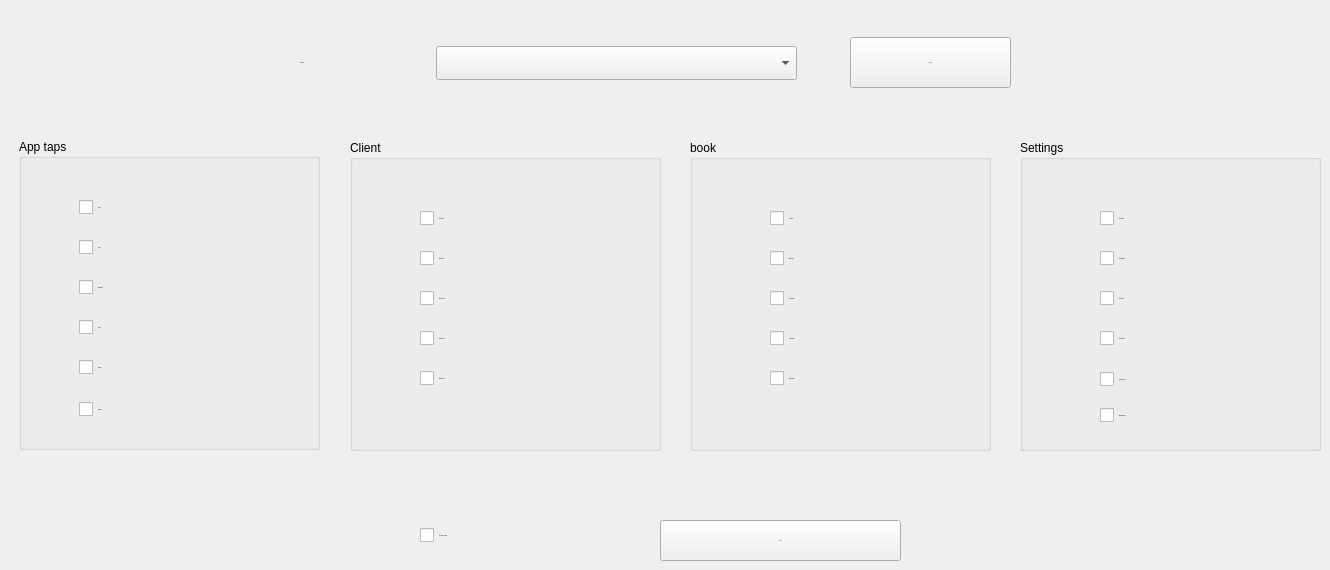
      <widget class="QWidget" name="permissions_settings_stacked_page">
       <widget class="QLabel" name="label_39">
        <property name="geometry">
         <rect>
          <x>300</x>
          <y>53</y>
          <width>71</width>
          <height>20</height>
         </rect>
        </property>
        <property name="font">
         <font>
          <pointsize>-1</pointsize>
         </font>
        </property>
        <property name="text">
         <string>Employee</string>
        </property>
       </widget>
       <widget class="QComboBox" name="settingspermsemp_combo">
        <property name="geometry">
         <rect>
          <x>436</x>
          <y>46</y>
          <width>361</width>
          <height>34</height>
         </rect>
        </property>
        <property name="font">
         <font>
          <pointsize>-1</pointsize>
         </font>
        </property>
        <property name="cursor">
         <cursorShape>PointingHandCursor</cursorShape>
        </property>
       </widget>
       <widget class="QPushButton" name="settingsparmscheck_btn">
        <property name="geometry">
         <rect>
          <x>850</x>
          <y>37</y>
          <width>161</width>
          <height>51</height>
         </rect>
        </property>
        <property name="font">
         <font>
          <pointsize>-1</pointsize>
         </font>
        </property>
        <property name="cursor">
         <cursorShape>PointingHandCursor</cursorShape>
        </property>
        <property name="text">
         <string>Check</string>
        </property>
       </widget>
       <widget class="QPushButton" name="settingsparmsapply_btn">
        <property name="geometry">
         <rect>
          <x>660</x>
          <y>520</y>
          <width>241</width>
          <height>41</height>
         </rect>
        </property>
        <property name="font">
         <font>
          <pointsize>-1</pointsize>
         </font>
        </property>
        <property name="cursor">
         <cursorShape>PointingHandCursor</cursorShape>
        </property>
        <property name="text">
         <string>Apply</string>
        </property>
       </widget>
       <widget class="QGroupBox" name="groupBox">
        <property name="geometry">
         <rect>
          <x>350</x>
          <y>140</y>
          <width>311</width>
          <height>311</height>
         </rect>
        </property>
        <property name="title">
         <string>Client</string>
        </property>
        <widget class="QCheckBox" name="settingsparmsaclient_check">
         <property name="geometry">
          <rect>
           <x>70</x>
           <y>70</y>
           <width>121</width>
           <height>17</height>
          </rect>
         </property>
         <property name="font">
          <font>
           <pointsize>-1</pointsize>
          </font>
         </property>
         <property name="cursor">
          <cursorShape>PointingHandCursor</cursorShape>
         </property>
         <property name="text">
          <string>Add Client</string>
         </property>
        </widget>
        <widget class="QCheckBox" name="settingsparmsdclient_check">
         <property name="geometry">
          <rect>
           <x>70</x>
           <y>150</y>
           <width>141</width>
           <height>17</height>
          </rect>
         </property>
         <property name="font">
          <font>
           <pointsize>-1</pointsize>
          </font>
         </property>
         <property name="cursor">
          <cursorShape>PointingHandCursor</cursorShape>
         </property>
         <property name="text">
          <string>Delete CLient</string>
         </property>
        </widget>
        <widget class="QCheckBox" name="settingsparmseclient_check">
         <property name="geometry">
          <rect>
           <x>70</x>
           <y>110</y>
           <width>141</width>
           <height>17</height>
          </rect>
         </property>
         <property name="font">
          <font>
           <pointsize>-1</pointsize>
          </font>
         </property>
         <property name="cursor">
          <cursorShape>PointingHandCursor</cursorShape>
         </property>
         <property name="text">
          <string>Edite Client</string>
         </property>
        </widget>
        <widget class="QCheckBox" name="settingsparmsdclient_check_2">
         <property name="geometry">
          <rect>
           <x>70</x>
           <y>190</y>
           <width>141</width>
           <height>17</height>
          </rect>
         </property>
         <property name="font">
          <font>
           <pointsize>-1</pointsize>
          </font>
         </property>
         <property name="cursor">
          <cursorShape>PointingHandCursor</cursorShape>
         </property>
         <property name="text">
          <string>Import Client</string>
         </property>
        </widget>
        <widget class="QCheckBox" name="settingsparmsdclient_check_3">
         <property name="geometry">
          <rect>
           <x>70</x>
           <y>230</y>
           <width>151</width>
           <height>17</height>
          </rect>
         </property>
         <property name="font">
          <font>
           <pointsize>-1</pointsize>
          </font>
         </property>
         <property name="cursor">
          <cursorShape>PointingHandCursor</cursorShape>
         </property>
         <property name="text">
          <string>Export Client</string>
         </property>
        </widget>
       </widget>
       <widget class="QGroupBox" name="groupBox_2">
        <property name="geometry">
         <rect>
          <x>690</x>
          <y>140</y>
          <width>301</width>
          <height>311</height>
         </rect>
        </property>
        <property name="title">
         <string>book</string>
        </property>
        <widget class="QCheckBox" name="settingsparmsdbook_check">
         <property name="geometry">
          <rect>
           <x>80</x>
           <y>150</y>
           <width>121</width>
           <height>17</height>
          </rect>
         </property>
         <property name="font">
          <font>
           <pointsize>-1</pointsize>
          </font>
         </property>
         <property name="cursor">
          <cursorShape>PointingHandCursor</cursorShape>
         </property>
         <property name="text">
          <string>Delete Book</string>
         </property>
        </widget>
        <widget class="QCheckBox" name="settingsparmsebook_check">
         <property name="geometry">
          <rect>
           <x>80</x>
           <y>110</y>
           <width>111</width>
           <height>17</height>
          </rect>
         </property>
         <property name="font">
          <font>
           <pointsize>-1</pointsize>
          </font>
         </property>
         <property name="cursor">
          <cursorShape>PointingHandCursor</cursorShape>
         </property>
         <property name="text">
          <string>Edite Book</string>
         </property>
        </widget>
        <widget class="QCheckBox" name="settingsparmsabook_check">
         <property name="geometry">
          <rect>
           <x>80</x>
           <y>70</y>
           <width>121</width>
           <height>17</height>
          </rect>
         </property>
         <property name="font">
          <font>
           <pointsize>-1</pointsize>
          </font>
         </property>
         <property name="cursor">
          <cursorShape>PointingHandCursor</cursorShape>
         </property>
         <property name="text">
          <string>Add Book</string>
         </property>
        </widget>
        <widget class="QCheckBox" name="settingsparmsdclient_check_4">
         <property name="geometry">
          <rect>
           <x>80</x>
           <y>230</y>
           <width>111</width>
           <height>17</height>
          </rect>
         </property>
         <property name="font">
          <font>
           <pointsize>-1</pointsize>
          </font>
         </property>
         <property name="cursor">
          <cursorShape>PointingHandCursor</cursorShape>
         </property>
         <property name="text">
          <string>Export Book</string>
         </property>
        </widget>
        <widget class="QCheckBox" name="settingsparmsdclient_check_5">
         <property name="geometry">
          <rect>
           <x>80</x>
           <y>190</y>
           <width>111</width>
           <height>17</height>
          </rect>
         </property>
         <property name="font">
          <font>
           <pointsize>-1</pointsize>
          </font>
         </property>
         <property name="cursor">
          <cursorShape>PointingHandCursor</cursorShape>
         </property>
         <property name="text">
          <string>Import Book</string>
         </property>
        </widget>
       </widget>
       <widget class="QGroupBox" name="groupBox_3">
        <property name="geometry">
         <rect>
          <x>19</x>
          <y>139</y>
          <width>301</width>
          <height>311</height>
         </rect>
        </property>
        <property name="title">
         <string>App taps</string>
        </property>
        <widget class="QCheckBox" name="settingsparmshistory_check">
         <property name="geometry">
          <rect>
           <x>60</x>
           <y>180</y>
           <width>111</width>
           <height>17</height>
          </rect>
         </property>
         <property name="font">
          <font>
           <pointsize>-1</pointsize>
          </font>
         </property>
         <property name="cursor">
          <cursorShape>PointingHandCursor</cursorShape>
         </property>
         <property name="text">
          <string>history</string>
         </property>
        </widget>
        <widget class="QCheckBox" name="settingsparmsclient_check">
         <property name="geometry">
          <rect>
           <x>60</x>
           <y>100</y>
           <width>111</width>
           <height>17</height>
          </rect>
         </property>
         <property name="font">
          <font>
           <pointsize>-1</pointsize>
          </font>
         </property>
         <property name="cursor">
          <cursorShape>PointingHandCursor</cursorShape>
         </property>
         <property name="text">
          <string>Client</string>
         </property>
        </widget>
        <widget class="QCheckBox" name="settingsparmsbook_check">
         <property name="geometry">
          <rect>
           <x>60</x>
           <y>60</y>
           <width>121</width>
           <height>17</height>
          </rect>
         </property>
         <property name="font">
          <font>
           <pointsize>-1</pointsize>
          </font>
         </property>
         <property name="cursor">
          <cursorShape>PointingHandCursor</cursorShape>
         </property>
         <property name="text">
          <string>Books</string>
         </property>
        </widget>
        <widget class="QCheckBox" name="settingsparmsdashboard_check">
         <property name="geometry">
          <rect>
           <x>60</x>
           <y>140</y>
           <width>121</width>
           <height>17</height>
          </rect>
         </property>
         <property name="font">
          <font>
           <pointsize>-1</pointsize>
          </font>
         </property>
         <property name="cursor">
          <cursorShape>PointingHandCursor</cursorShape>
         </property>
         <property name="text">
          <string>Dashboard</string>
         </property>
        </widget>
        <widget class="QCheckBox" name="settingsparmsreports_check">
         <property name="geometry">
          <rect>
           <x>60</x>
           <y>220</y>
           <width>111</width>
           <height>17</height>
          </rect>
         </property>
         <property name="font">
          <font>
           <pointsize>-1</pointsize>
          </font>
         </property>
         <property name="cursor">
          <cursorShape>PointingHandCursor</cursorShape>
         </property>
         <property name="text">
          <string>Reports</string>
         </property>
        </widget>
        <widget class="QCheckBox" name="settingsparmssettings_check">
         <property name="geometry">
          <rect>
           <x>60</x>
           <y>255</y>
           <width>111</width>
           <height>31</height>
          </rect>
         </property>
         <property name="font">
          <font>
           <pointsize>-1</pointsize>
          </font>
         </property>
         <property name="cursor">
          <cursorShape>PointingHandCursor</cursorShape>
         </property>
         <property name="text">
          <string>Settings</string>
         </property>
        </widget>
       </widget>
       <widget class="QGroupBox" name="groupBox_4">
        <property name="geometry">
         <rect>
          <x>1020</x>
          <y>140</y>
          <width>301</width>
          <height>311</height>
         </rect>
        </property>
        <property name="title">
         <string>Settings</string>
        </property>
        <widget class="QCheckBox" name="settingsparmsdbook_check_2">
         <property name="geometry">
          <rect>
           <x>80</x>
           <y>150</y>
           <width>121</width>
           <height>17</height>
          </rect>
         </property>
         <property name="font">
          <font>
           <pointsize>-1</pointsize>
          </font>
         </property>
         <property name="cursor">
          <cursorShape>PointingHandCursor</cursorShape>
         </property>
         <property name="text">
          <string>Add Author</string>
         </property>
        </widget>
        <widget class="QCheckBox" name="settingsparmsebook_check_2">
         <property name="geometry">
          <rect>
           <x>80</x>
           <y>110</y>
           <width>131</width>
           <height>17</height>
          </rect>
         </property>
         <property name="font">
          <font>
           <pointsize>-1</pointsize>
          </font>
         </property>
         <property name="cursor">
          <cursorShape>PointingHandCursor</cursorShape>
         </property>
         <property name="text">
          <string>Add Publisher</string>
         </property>
        </widget>
        <widget class="QCheckBox" name="settingsparmsabook_check_2">
         <property name="geometry">
          <rect>
           <x>80</x>
           <y>70</y>
           <width>121</width>
           <height>17</height>
          </rect>
         </property>
         <property name="font">
          <font>
           <pointsize>-1</pointsize>
          </font>
         </property>
         <property name="cursor">
          <cursorShape>PointingHandCursor</cursorShape>
         </property>
         <property name="text">
          <string>Add Branch</string>
         </property>
        </widget>
        <widget class="QCheckBox" name="settingsparmsdclient_check_6">
         <property name="geometry">
          <rect>
           <x>80</x>
           <y>224</y>
           <width>141</width>
           <height>31</height>
          </rect>
         </property>
         <property name="font">
          <font>
           <pointsize>-1</pointsize>
          </font>
         </property>
         <property name="cursor">
          <cursorShape>PointingHandCursor</cursorShape>
         </property>
         <property name="text">
          <string>Add Employee</string>
         </property>
        </widget>
        <widget class="QCheckBox" name="settingsparmsdclient_check_7">
         <property name="geometry">
          <rect>
           <x>80</x>
           <y>183</y>
           <width>141</width>
           <height>31</height>
          </rect>
         </property>
         <property name="font">
          <font>
           <pointsize>-1</pointsize>
          </font>
         </property>
         <property name="cursor">
          <cursorShape>PointingHandCursor</cursorShape>
         </property>
         <property name="text">
          <string>Add Category</string>
         </property>
        </widget>
        <widget class="QCheckBox" name="settingsparmsdclient_check_8">
         <property name="geometry">
          <rect>
           <x>80</x>
           <y>260</y>
           <width>141</width>
           <height>31</height>
          </rect>
         </property>
         <property name="font">
          <font>
           <pointsize>-1</pointsize>
          </font>
         </property>
         <property name="cursor">
          <cursorShape>PointingHandCursor</cursorShape>
         </property>
         <property name="text">
          <string>Edite Employee</string>
         </property>
        </widget>
       </widget>
       <widget class="QCheckBox" name="settingsparmsdclient_check_9">
        <property name="geometry">
         <rect>
          <x>420</x>
          <y>520</y>
          <width>211</width>
          <height>31</height>
         </rect>
        </property>
        <property name="font">
         <font>
          <pointsize>-1</pointsize>
         </font>
        </property>
        <property name="cursor">
         <cursorShape>PointingHandCursor</cursorShape>
        </property>
        <property name="text">
         <string>Add user as Admin</string>
        </property>
       </widget>
      </widget>
